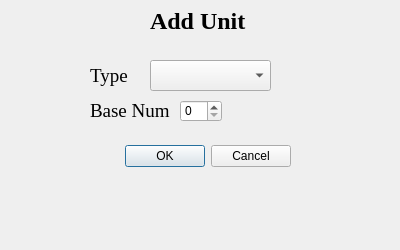
<?xml version="1.0" encoding="UTF-8"?>
<ui version="4.0">
 <class>AddUnit</class>
 <widget class="QDialog" name="AddUnit">
  <property name="geometry">
   <rect>
    <x>0</x>
    <y>0</y>
    <width>400</width>
    <height>250</height>
   </rect>
  </property>
  <property name="palette">
   <palette>
    <active>
     <colorrole role="WindowText">
      <brush brushstyle="SolidPattern">
       <color alpha="255">
        <red>0</red>
        <green>0</green>
        <blue>0</blue>
       </color>
      </brush>
     </colorrole>
     <colorrole role="Button">
      <brush brushstyle="SolidPattern">
       <color alpha="255">
        <red>239</red>
        <green>239</green>
        <blue>239</blue>
       </color>
      </brush>
     </colorrole>
     <colorrole role="Light">
      <brush brushstyle="SolidPattern">
       <color alpha="255">
        <red>255</red>
        <green>255</green>
        <blue>255</blue>
       </color>
      </brush>
     </colorrole>
     <colorrole role="Midlight">
      <brush brushstyle="SolidPattern">
       <color alpha="255">
        <red>247</red>
        <green>247</green>
        <blue>247</blue>
       </color>
      </brush>
     </colorrole>
     <colorrole role="Dark">
      <brush brushstyle="SolidPattern">
       <color alpha="255">
        <red>119</red>
        <green>119</green>
        <blue>119</blue>
       </color>
      </brush>
     </colorrole>
     <colorrole role="Mid">
      <brush brushstyle="SolidPattern">
       <color alpha="255">
        <red>159</red>
        <green>159</green>
        <blue>159</blue>
       </color>
      </brush>
     </colorrole>
     <colorrole role="Text">
      <brush brushstyle="SolidPattern">
       <color alpha="255">
        <red>0</red>
        <green>0</green>
        <blue>0</blue>
       </color>
      </brush>
     </colorrole>
     <colorrole role="BrightText">
      <brush brushstyle="SolidPattern">
       <color alpha="255">
        <red>255</red>
        <green>255</green>
        <blue>255</blue>
       </color>
      </brush>
     </colorrole>
     <colorrole role="ButtonText">
      <brush brushstyle="SolidPattern">
       <color alpha="255">
        <red>0</red>
        <green>0</green>
        <blue>0</blue>
       </color>
      </brush>
     </colorrole>
     <colorrole role="Base">
      <brush brushstyle="SolidPattern">
       <color alpha="255">
        <red>255</red>
        <green>255</green>
        <blue>255</blue>
       </color>
      </brush>
     </colorrole>
     <colorrole role="Window">
      <brush brushstyle="SolidPattern">
       <color alpha="255">
        <red>239</red>
        <green>239</green>
        <blue>239</blue>
       </color>
      </brush>
     </colorrole>
     <colorrole role="Shadow">
      <brush brushstyle="SolidPattern">
       <color alpha="255">
        <red>0</red>
        <green>0</green>
        <blue>0</blue>
       </color>
      </brush>
     </colorrole>
     <colorrole role="AlternateBase">
      <brush brushstyle="SolidPattern">
       <color alpha="255">
        <red>247</red>
        <green>247</green>
        <blue>247</blue>
       </color>
      </brush>
     </colorrole>
     <colorrole role="ToolTipBase">
      <brush brushstyle="SolidPattern">
       <color alpha="255">
        <red>255</red>
        <green>255</green>
        <blue>220</blue>
       </color>
      </brush>
     </colorrole>
     <colorrole role="ToolTipText">
      <brush brushstyle="SolidPattern">
       <color alpha="255">
        <red>0</red>
        <green>0</green>
        <blue>0</blue>
       </color>
      </brush>
     </colorrole>
     <colorrole role="PlaceholderText">
      <brush brushstyle="SolidPattern">
       <color alpha="128">
        <red>0</red>
        <green>0</green>
        <blue>0</blue>
       </color>
      </brush>
     </colorrole>
    </active>
    <inactive>
     <colorrole role="WindowText">
      <brush brushstyle="SolidPattern">
       <color alpha="255">
        <red>0</red>
        <green>0</green>
        <blue>0</blue>
       </color>
      </brush>
     </colorrole>
     <colorrole role="Button">
      <brush brushstyle="SolidPattern">
       <color alpha="255">
        <red>239</red>
        <green>239</green>
        <blue>239</blue>
       </color>
      </brush>
     </colorrole>
     <colorrole role="Light">
      <brush brushstyle="SolidPattern">
       <color alpha="255">
        <red>255</red>
        <green>255</green>
        <blue>255</blue>
       </color>
      </brush>
     </colorrole>
     <colorrole role="Midlight">
      <brush brushstyle="SolidPattern">
       <color alpha="255">
        <red>247</red>
        <green>247</green>
        <blue>247</blue>
       </color>
      </brush>
     </colorrole>
     <colorrole role="Dark">
      <brush brushstyle="SolidPattern">
       <color alpha="255">
        <red>119</red>
        <green>119</green>
        <blue>119</blue>
       </color>
      </brush>
     </colorrole>
     <colorrole role="Mid">
      <brush brushstyle="SolidPattern">
       <color alpha="255">
        <red>159</red>
        <green>159</green>
        <blue>159</blue>
       </color>
      </brush>
     </colorrole>
     <colorrole role="Text">
      <brush brushstyle="SolidPattern">
       <color alpha="255">
        <red>0</red>
        <green>0</green>
        <blue>0</blue>
       </color>
      </brush>
     </colorrole>
     <colorrole role="BrightText">
      <brush brushstyle="SolidPattern">
       <color alpha="255">
        <red>255</red>
        <green>255</green>
        <blue>255</blue>
       </color>
      </brush>
     </colorrole>
     <colorrole role="ButtonText">
      <brush brushstyle="SolidPattern">
       <color alpha="255">
        <red>0</red>
        <green>0</green>
        <blue>0</blue>
       </color>
      </brush>
     </colorrole>
     <colorrole role="Base">
      <brush brushstyle="SolidPattern">
       <color alpha="255">
        <red>255</red>
        <green>255</green>
        <blue>255</blue>
       </color>
      </brush>
     </colorrole>
     <colorrole role="Window">
      <brush brushstyle="SolidPattern">
       <color alpha="255">
        <red>239</red>
        <green>239</green>
        <blue>239</blue>
       </color>
      </brush>
     </colorrole>
     <colorrole role="Shadow">
      <brush brushstyle="SolidPattern">
       <color alpha="255">
        <red>0</red>
        <green>0</green>
        <blue>0</blue>
       </color>
      </brush>
     </colorrole>
     <colorrole role="AlternateBase">
      <brush brushstyle="SolidPattern">
       <color alpha="255">
        <red>247</red>
        <green>247</green>
        <blue>247</blue>
       </color>
      </brush>
     </colorrole>
     <colorrole role="ToolTipBase">
      <brush brushstyle="SolidPattern">
       <color alpha="255">
        <red>255</red>
        <green>255</green>
        <blue>220</blue>
       </color>
      </brush>
     </colorrole>
     <colorrole role="ToolTipText">
      <brush brushstyle="SolidPattern">
       <color alpha="255">
        <red>0</red>
        <green>0</green>
        <blue>0</blue>
       </color>
      </brush>
     </colorrole>
     <colorrole role="PlaceholderText">
      <brush brushstyle="SolidPattern">
       <color alpha="128">
        <red>0</red>
        <green>0</green>
        <blue>0</blue>
       </color>
      </brush>
     </colorrole>
    </inactive>
    <disabled>
     <colorrole role="WindowText">
      <brush brushstyle="SolidPattern">
       <color alpha="255">
        <red>119</red>
        <green>119</green>
        <blue>119</blue>
       </color>
      </brush>
     </colorrole>
     <colorrole role="Button">
      <brush brushstyle="SolidPattern">
       <color alpha="255">
        <red>239</red>
        <green>239</green>
        <blue>239</blue>
       </color>
      </brush>
     </colorrole>
     <colorrole role="Light">
      <brush brushstyle="SolidPattern">
       <color alpha="255">
        <red>255</red>
        <green>255</green>
        <blue>255</blue>
       </color>
      </brush>
     </colorrole>
     <colorrole role="Midlight">
      <brush brushstyle="SolidPattern">
       <color alpha="255">
        <red>247</red>
        <green>247</green>
        <blue>247</blue>
       </color>
      </brush>
     </colorrole>
     <colorrole role="Dark">
      <brush brushstyle="SolidPattern">
       <color alpha="255">
        <red>119</red>
        <green>119</green>
        <blue>119</blue>
       </color>
      </brush>
     </colorrole>
     <colorrole role="Mid">
      <brush brushstyle="SolidPattern">
       <color alpha="255">
        <red>159</red>
        <green>159</green>
        <blue>159</blue>
       </color>
      </brush>
     </colorrole>
     <colorrole role="Text">
      <brush brushstyle="SolidPattern">
       <color alpha="255">
        <red>119</red>
        <green>119</green>
        <blue>119</blue>
       </color>
      </brush>
     </colorrole>
     <colorrole role="BrightText">
      <brush brushstyle="SolidPattern">
       <color alpha="255">
        <red>255</red>
        <green>255</green>
        <blue>255</blue>
       </color>
      </brush>
     </colorrole>
     <colorrole role="ButtonText">
      <brush brushstyle="SolidPattern">
       <color alpha="255">
        <red>119</red>
        <green>119</green>
        <blue>119</blue>
       </color>
      </brush>
     </colorrole>
     <colorrole role="Base">
      <brush brushstyle="SolidPattern">
       <color alpha="255">
        <red>239</red>
        <green>239</green>
        <blue>239</blue>
       </color>
      </brush>
     </colorrole>
     <colorrole role="Window">
      <brush brushstyle="SolidPattern">
       <color alpha="255">
        <red>239</red>
        <green>239</green>
        <blue>239</blue>
       </color>
      </brush>
     </colorrole>
     <colorrole role="Shadow">
      <brush brushstyle="SolidPattern">
       <color alpha="255">
        <red>0</red>
        <green>0</green>
        <blue>0</blue>
       </color>
      </brush>
     </colorrole>
     <colorrole role="AlternateBase">
      <brush brushstyle="SolidPattern">
       <color alpha="255">
        <red>239</red>
        <green>239</green>
        <blue>239</blue>
       </color>
      </brush>
     </colorrole>
     <colorrole role="ToolTipBase">
      <brush brushstyle="SolidPattern">
       <color alpha="255">
        <red>255</red>
        <green>255</green>
        <blue>220</blue>
       </color>
      </brush>
     </colorrole>
     <colorrole role="ToolTipText">
      <brush brushstyle="SolidPattern">
       <color alpha="255">
        <red>0</red>
        <green>0</green>
        <blue>0</blue>
       </color>
      </brush>
     </colorrole>
     <colorrole role="PlaceholderText">
      <brush brushstyle="SolidPattern">
       <color alpha="128">
        <red>0</red>
        <green>0</green>
        <blue>0</blue>
       </color>
      </brush>
     </colorrole>
    </disabled>
   </palette>
  </property>
  <property name="windowTitle">
   <string>Dialog</string>
  </property>
  <widget class="QDialogButtonBox" name="addUnit">
   <property name="geometry">
    <rect>
     <x>-50</x>
     <y>140</y>
     <width>341</width>
     <height>32</height>
    </rect>
   </property>
   <property name="orientation">
    <enum>Qt::Horizontal</enum>
   </property>
   <property name="standardButtons">
    <set>QDialogButtonBox::Cancel|QDialogButtonBox::Ok</set>
   </property>
  </widget>
  <widget class="QComboBox" name="typesOfUnit">
   <property name="geometry">
    <rect>
     <x>150</x>
     <y>60</y>
     <width>121</width>
     <height>31</height>
    </rect>
   </property>
  </widget>
  <widget class="QLabel" name="label">
   <property name="geometry">
    <rect>
     <x>150</x>
     <y>10</y>
     <width>111</width>
     <height>21</height>
    </rect>
   </property>
   <property name="font">
    <font>
     <family>Times New Roman</family>
     <pointsize>18</pointsize>
     <weight>75</weight>
     <bold>true</bold>
    </font>
   </property>
   <property name="text">
    <string>Add Unit</string>
   </property>
  </widget>
  <widget class="QLabel" name="label_3">
   <property name="geometry">
    <rect>
     <x>90</x>
     <y>60</y>
     <width>59</width>
     <height>31</height>
    </rect>
   </property>
   <property name="font">
    <font>
     <family>Times New Roman</family>
     <pointsize>14</pointsize>
    </font>
   </property>
   <property name="text">
    <string>Type</string>
   </property>
  </widget>
  <widget class="QSpinBox" name="baseNum">
   <property name="geometry">
    <rect>
     <x>180</x>
     <y>100</y>
     <width>42</width>
     <height>22</height>
    </rect>
   </property>
  </widget>
  <widget class="QLabel" name="label_4">
   <property name="geometry">
    <rect>
     <x>90</x>
     <y>100</y>
     <width>81</width>
     <height>21</height>
    </rect>
   </property>
   <property name="font">
    <font>
     <family>Times New Roman</family>
     <pointsize>14</pointsize>
    </font>
   </property>
   <property name="text">
    <string>Base Num</string>
   </property>
  </widget>
 </widget>
 <resources/>
 <connections>
  <connection>
   <sender>addUnit</sender>
   <signal>accepted()</signal>
   <receiver>AddUnit</receiver>
   <slot>accept()</slot>
   <hints>
    <hint type="sourcelabel">
     <x>248</x>
     <y>254</y>
    </hint>
    <hint type="destinationlabel">
     <x>157</x>
     <y>274</y>
    </hint>
   </hints>
  </connection>
  <connection>
   <sender>addUnit</sender>
   <signal>rejected()</signal>
   <receiver>AddUnit</receiver>
   <slot>reject()</slot>
   <hints>
    <hint type="sourcelabel">
     <x>316</x>
     <y>260</y>
    </hint>
    <hint type="destinationlabel">
     <x>286</x>
     <y>274</y>
    </hint>
   </hints>
  </connection>
 </connections>
</ui>
